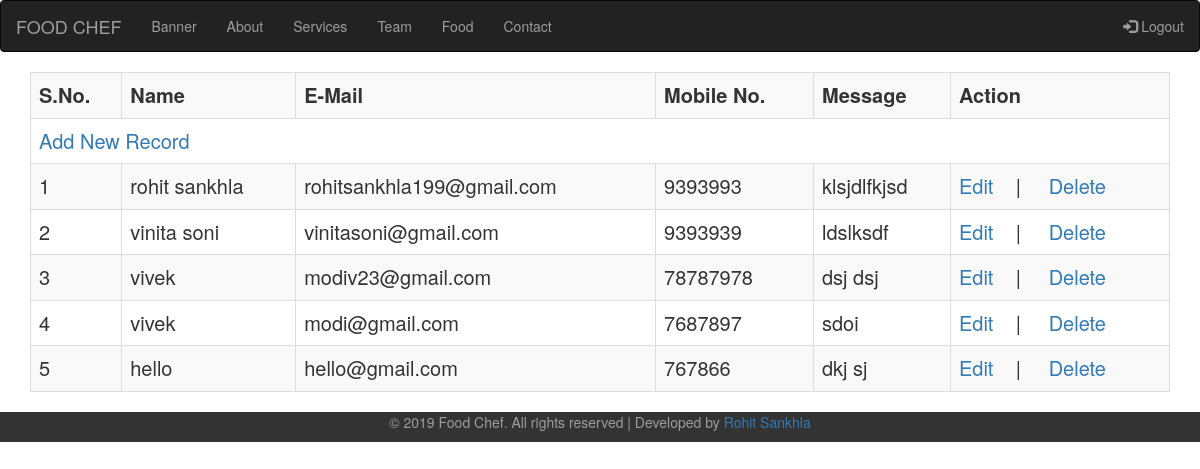
/admin/contact (signed in), run on the app's committed database.
### tables this page shows
CREATE TABLE `contact` (
  `id` int(7) NOT NULL,
  `name` varchar(50) NOT NULL,
  `email` varchar(100) NOT NULL,
  `mobileno` varchar(100) NOT NULL,
  `msg` text NOT NULL
);

### admin/libs/Db.php (called while the page is built, shortened)
<?php
class Db{
	function __construct(){
		$this->con=mysqli_connect(HOSTNAME,USERNAME,PASSWORD,DB);
	}
	function fetchAll($sql){
		return mysqli_fetch_all(mysqli_query($this->con,$sql),MYSQLI_ASSOC);
	}
}
 ?>

### admin/modules/contact/index.php (the view, shortened to what this page needs)
<?php
	$alldata=$dbobj->fetchAll("select * from contact order by id desc");
?>
<table class="table table-bordered table-striped table-hover">
	<tr>
		<th>S.No.</th>
		<th>Name</th>
		<th>E-Mail</th>
		<th>Mobile No.</th>
		<th>Message</th>
		<th>Action</th>
	</tr>
	<tr>
		<td colspan="6"><a href="<?php echo BASEURL;?>contact/create">Add New Record</a></td>
	</tr>
	<?php
	$sno=0;
	foreach ($alldata as $data) {
	?>
	<tr>
		<td><?php echo ++$sno; ?></td>
		<td><?php echo $data['name'] ?></td>
		<td><?php echo $data['email'] ?></td>
		<td><?php echo $data['mobileno'] ?></td>
		<td><?php echo $data['msg'] ?></td>
		<td>
			<a href="<?php echo BASEURL;?>contact/create/<?php echo $data['id']; ?>">Edit</a>&nbsp; &nbsp; | &nbsp; &nbsp;
			<a href="#" onclick="delclick('<?php echo BASEURL;?>contact/index/<?php echo $data['id']; ?>')">Delete</a>
		</td>
	</tr>
	<?php } ?>
</table>

### admin/modules/contact/index.php (style rules this page uses)
table { font-size: 20px; }

### data on the page
contact: name "rohit sankhla", email "rohitsankhla199@gmail.com", mobileno "9393993", msg "klsjdlfkjsd"
contact: name "vinita soni", email "vinitasoni@gmail.com", mobileno "9393939", msg "ldslksdf"
contact: name "vivek", email "modiv23@gmail.com", mobileno "78787978", msg "dsj dsj"
contact: name "vivek", email "modi@gmail.com", mobileno "7687897", msg "sdoi"
contact: name "hello", email "hello@gmail.com", mobileno "767866", msg "dkj sj"
